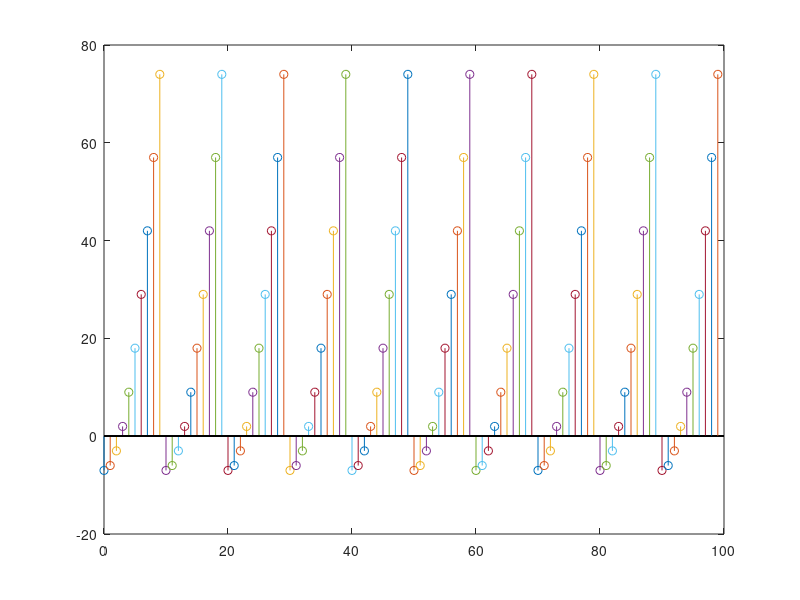

The MATLAB script that drew this image:
function [] = problem1()
a = [];
n = 0:1:99;
x_var = 10;
for n = 0:1:99
    if n <= 9
        a = a+1;
        f = (n.^2)-7;
        stem(n,f)
        hold on;
        a = 0; 
    else
          v = 1;
          y = n;
        while v == 1
            y = y-10;
            if y <= 9
                f1 = (y.^2)-7;
                stem(y + x_var,f1)
                hold on;
                v = 0;
            end
            x_var = x_var + 10;
        end
        x_var = 10;
    end
end
end